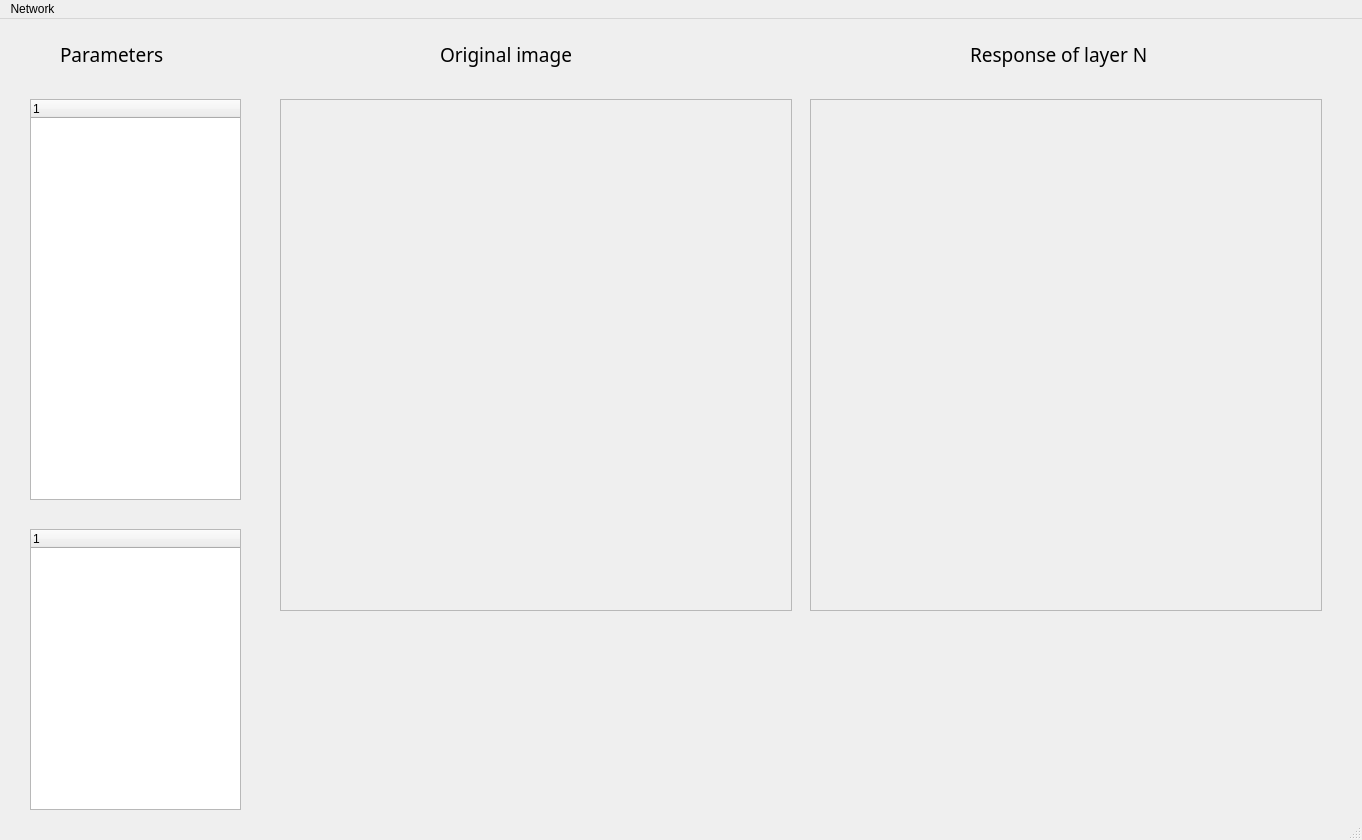
<?xml version="1.0" encoding="UTF-8"?>
<ui version="4.0">
 <class>MainWindow</class>
 <widget class="QMainWindow" name="MainWindow">
  <property name="geometry">
   <rect>
    <x>0</x>
    <y>0</y>
    <width>1362</width>
    <height>840</height>
   </rect>
  </property>
  <property name="windowTitle">
   <string>Neural network visualization</string>
  </property>
  <property name="locale">
   <locale language="English" country="UnitedStates"/>
  </property>
  <widget class="QWidget" name="centralwidget">
   <property name="locale">
    <locale language="English" country="UnitedStates"/>
   </property>
   <widget class="QGraphicsView" name="graphicsView_original">
    <property name="enabled">
     <bool>false</bool>
    </property>
    <property name="geometry">
     <rect>
      <x>280</x>
      <y>80</y>
      <width>512</width>
      <height>512</height>
     </rect>
    </property>
   </widget>
   <widget class="QGraphicsView" name="graphicsView_response">
    <property name="enabled">
     <bool>false</bool>
    </property>
    <property name="geometry">
     <rect>
      <x>810</x>
      <y>80</y>
      <width>512</width>
      <height>512</height>
     </rect>
    </property>
    <property name="sizeAdjustPolicy">
     <enum>QAbstractScrollArea::AdjustToContents</enum>
    </property>
   </widget>
   <widget class="QLabel" name="title_original">
    <property name="geometry">
     <rect>
      <x>440</x>
      <y>20</y>
      <width>181</width>
      <height>31</height>
     </rect>
    </property>
    <property name="font">
     <font>
      <family>Century Gothic</family>
      <pointsize>14</pointsize>
     </font>
    </property>
    <property name="text">
     <string>Original image</string>
    </property>
   </widget>
   <widget class="QLabel" name="title_response">
    <property name="geometry">
     <rect>
      <x>970</x>
      <y>20</y>
      <width>231</width>
      <height>31</height>
     </rect>
    </property>
    <property name="font">
     <font>
      <family>Century Gothic</family>
      <pointsize>14</pointsize>
     </font>
    </property>
    <property name="text">
     <string>Response of layer N</string>
    </property>
   </widget>
   <widget class="QLabel" name="title_dataset">
    <property name="geometry">
     <rect>
      <x>60</x>
      <y>20</y>
      <width>141</width>
      <height>31</height>
     </rect>
    </property>
    <property name="font">
     <font>
      <family>Century Gothic</family>
      <pointsize>14</pointsize>
     </font>
    </property>
    <property name="text">
     <string>Parameters</string>
    </property>
   </widget>
   <widget class="QTreeWidget" name="tree_network">
    <property name="geometry">
     <rect>
      <x>30</x>
      <y>80</y>
      <width>211</width>
      <height>401</height>
     </rect>
    </property>
    <property name="sizePolicy">
     <sizepolicy hsizetype="Maximum" vsizetype="Maximum">
      <horstretch>0</horstretch>
      <verstretch>0</verstretch>
     </sizepolicy>
    </property>
    <property name="autoFillBackground">
     <bool>true</bool>
    </property>
    <property name="sizeAdjustPolicy">
     <enum>QAbstractScrollArea::AdjustToContents</enum>
    </property>
    <property name="autoExpandDelay">
     <number>-1</number>
    </property>
    <property name="indentation">
     <number>0</number>
    </property>
    <column>
     <property name="text">
      <string notr="true">1</string>
     </property>
    </column>
   </widget>
   <widget class="QTreeWidget" name="tree_data">
    <property name="geometry">
     <rect>
      <x>30</x>
      <y>510</y>
      <width>211</width>
      <height>281</height>
     </rect>
    </property>
    <column>
     <property name="text">
      <string notr="true">1</string>
     </property>
    </column>
   </widget>
  </widget>
  <widget class="QMenuBar" name="menubar">
   <property name="geometry">
    <rect>
     <x>0</x>
     <y>0</y>
     <width>1362</width>
     <height>26</height>
    </rect>
   </property>
   <widget class="QMenu" name="menu_network">
    <property name="title">
     <string>Network</string>
    </property>
    <addaction name="load_dataset"/>
    <addaction name="load_model"/>
   </widget>
   <addaction name="menu_network"/>
  </widget>
  <widget class="QStatusBar" name="statusbar"/>
  <action name="load_dataset">
   <property name="text">
    <string>Load dataset...</string>
   </property>
  </action>
  <action name="load_model">
   <property name="text">
    <string>Load model...</string>
   </property>
  </action>
 </widget>
 <resources/>
 <connections/>
</ui>
